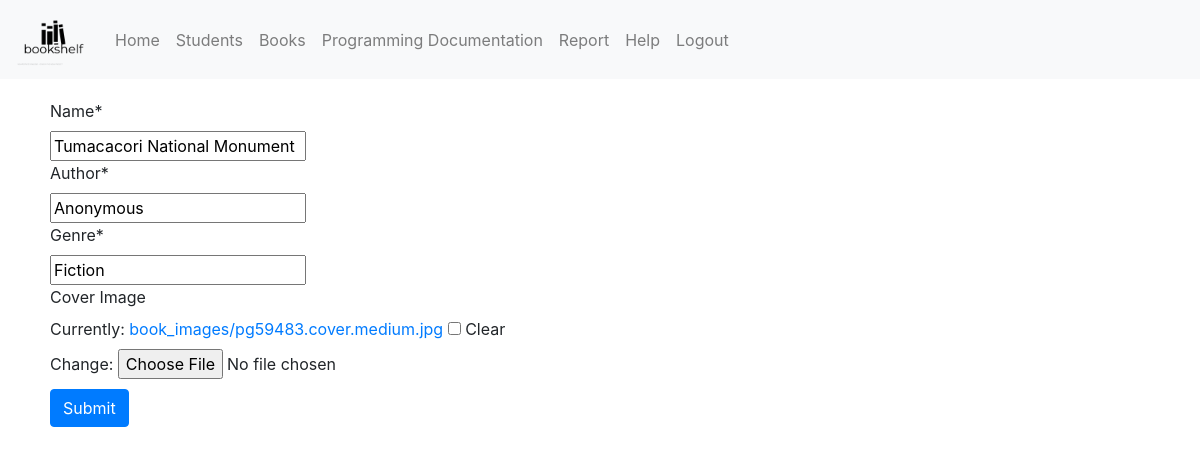
The app's page /fbla_admin/book/update/tumacacori-national-monument/ (signed in) with its own data.
### fbla_admin/models.py (models this page shows, shortened)
class book(models.Model):
    name = models.CharField(max_length=255)
    slug = extension_fields.AutoSlugField(populate_from='name', blank=True)
    created = models.DateTimeField(auto_now_add=True, editable=False)
    last_updated = models.DateTimeField(auto_now=True, editable=False)
    author = models.CharField(max_length=100)
    genre = models.CharField(max_length=100)
    image = models.ImageField(verbose_name="Cover Image", upload_to="book_images/", blank=True)
    class Meta:
        ordering = ('-created',)

### fbla_admin/views.py (the view)
# urls.py: path('fbla_admin/book/update/<slug:slug>/', login_required(views.bookUpdateView.as_view()), name='fbla_admin_book_update'),
class bookUpdateView(UpdateView):
    model = book
    form_class = bookForm

### fbla_admin/forms.py
class bookForm(forms.ModelForm):
    class Meta:
        model = book
        fields = ['name', 'author', 'genre', 'image']

### fbla_admin/templates/fbla_admin/book_form.html (shortened to what this page needs)
{% extends "base.html" %}
{% load static %}
{% load crispy_forms_tags %}
{% block content %}
<form method="post" enctype="multipart/form-data">
{{form|crispy}}
<button style="margin-top: 10px;" class="btn btn-primary" type="submit">Submit</button>
</form>
{% endblock %}

### records on screen
book: name "Tumacacori National Monument", author "Anonymous", genre "Fiction"
